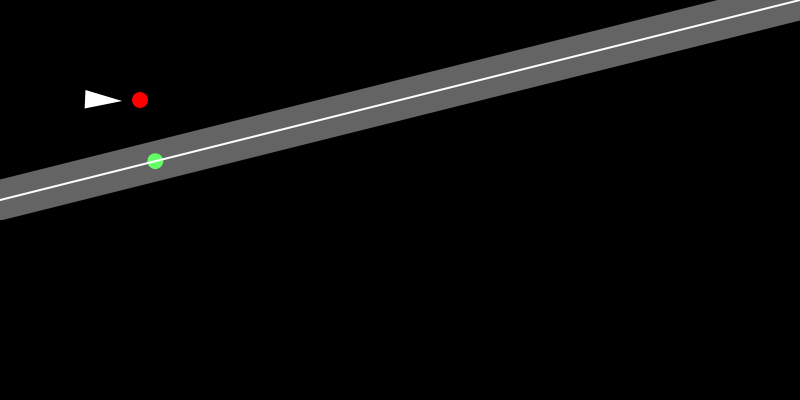
Frame 1 (no input)
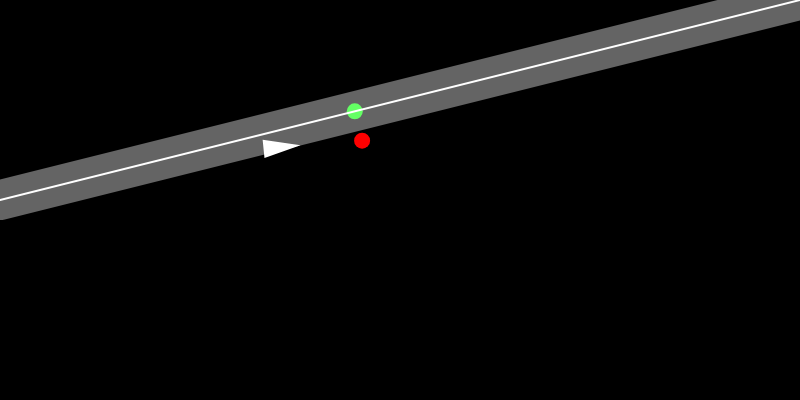
Frame 60 (no input)
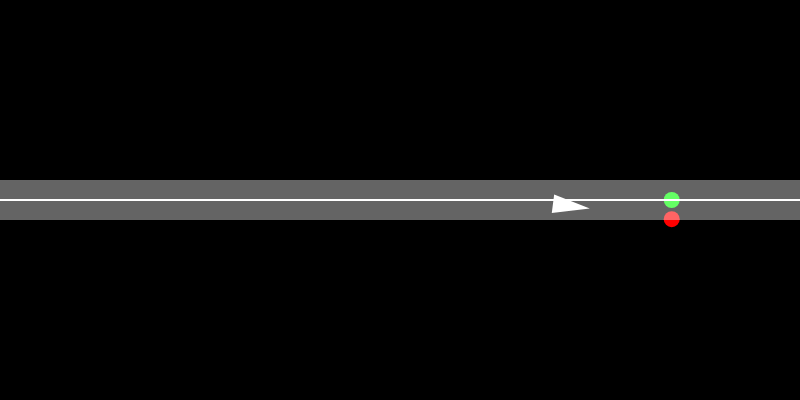
Frame 120 (the mouse pressed at the canvas centre since frame 60)

The p5.js sketch that drew these frames (run headless with seeded random() and noise() and a simulated clock; from frame 60 on, the mouse is pressed at the canvas centre):

// p5.js sketch
// ── sketch.js
// Path Following (Path Following)
// The Nature of Code
// The Coding Train / Daniel Shiffman
// https://youtu.be/LrnR6dc2IfM
// https://thecodingtrain.com/learning/nature-of-code/5.7-path-following.html

// Path Following: https://editor.p5js.org/codingtrain/sketches/dqM054vBV
// Complex Path: https://editor.p5js.org/codingtrain/sketches/2FFzvxwVt

let vehicle;
let path;

function setup() {
  createCanvas(800, 400);
  vehicle = new Vehicle(100, 100);
  vehicle.vel.x = 2;
  path = new Path(0, height / 2, width, height / 2);
}

function draw() {
  background(0);

  path.end.y = mouseY;

  let force = vehicle.follow(path);
  vehicle.applyForce(force);

  vehicle.edges();
  vehicle.update();
  vehicle.show();

  path.show();
}

// ── path.js
// Path Following (Path Following)
// The Nature of Code
// The Coding Train / Daniel Shiffman
// https://youtu.be/LrnR6dc2IfM
// https://thecodingtrain.com/learning/nature-of-code/5.7-path-following.html

// Path Following: https://editor.p5js.org/codingtrain/sketches/dqM054vBV
// Complex Path: https://editor.p5js.org/codingtrain/sketches/2FFzvxwVt

class Path {
  constructor(x1, y1, x2, y2) {
    this.start = createVector(x1, y1);
    this.end = createVector(x2, y2);
    this.radius = 20;
  }

  show() {
    stroke(255);
    strokeWeight(2);
    line(this.start.x, this.start.y, this.end.x, this.end.y);

    stroke(255, 100);
    strokeWeight(this.radius * 2);
    line(this.start.x, this.start.y, this.end.x, this.end.y);
  }
}

// ── vehicle.js
// Path Following (Path Following)
// The Nature of Code
// The Coding Train / Daniel Shiffman
// https://youtu.be/LrnR6dc2IfM
// https://thecodingtrain.com/learning/nature-of-code/5.7-path-following.html

// Path Following: https://editor.p5js.org/codingtrain/sketches/dqM054vBV
// Complex Path: https://editor.p5js.org/codingtrain/sketches/2FFzvxwVt

function findProjection(pos, a, b) {
  let v1 = p5.Vector.sub(a, pos);
  let v2 = p5.Vector.sub(b, pos);
  v2.normalize();
  let sp = v1.dot(v2);
  v2.mult(sp);
  v2.add(pos);
  return v2;
}

class Vehicle {
  constructor(x, y) {
    this.pos = createVector(x, y);
    this.vel = createVector(0, 0);
    this.acc = createVector(0, 0);
    this.maxSpeed = 6;
    this.maxForce = 0.1;
    this.r = 16;
  }

  follow(path) {
    // Path following algorithm here!!

    // Step 1 calculate future position
    let future = this.vel.copy();
    future.mult(20);
    future.add(this.pos);
    fill(255, 0, 0);
    noStroke();
    circle(future.x, future.y, 16);

    // Step 2 Is future on path?
    let target = findProjection(path.start, future, path.end);
    fill(0, 255, 0);
    noStroke();
    circle(target.x, target.y, 16);

    let d = p5.Vector.dist(future, target);
    if (d > path.radius) {
      return this.seek(target);
    } else {
      return createVector(0, 0);
    }
  }

  seek(target, arrival = false) {
    let force = p5.Vector.sub(target, this.pos);
    let desiredSpeed = this.maxSpeed;
    if (arrival) {
      let slowRadius = 100;
      let distance = force.mag();
      if (distance < slowRadius) {
        desiredSpeed = map(distance, 0, slowRadius, 0, this.maxSpeed);
      }
    }
    force.setMag(desiredSpeed);
    force.sub(this.vel);
    force.limit(this.maxForce);
    return force;
  }

  applyForce(force) {
    this.acc.add(force);
  }

  update() {
    this.vel.add(this.acc);
    this.vel.limit(this.maxSpeed);
    this.pos.add(this.vel);
    this.acc.set(0, 0);
  }

  show() {
    stroke(255);
    strokeWeight(2);
    fill(255);
    push();
    translate(this.pos.x, this.pos.y);
    rotate(this.vel.heading());
    triangle(-this.r, -this.r / 2, -this.r, this.r / 2, this.r, 0);
    pop();
  }

  edges() {
    if (this.pos.x > width + this.r) {
      this.pos.x = -this.r;
    } else if (this.pos.x < -this.r) {
      this.pos.x = width + this.r;
    }
    if (this.pos.y > height + this.r) {
      this.pos.y = -this.r;
    } else if (this.pos.y < -this.r) {
      this.pos.y = height + this.r;
    }
  }
}
